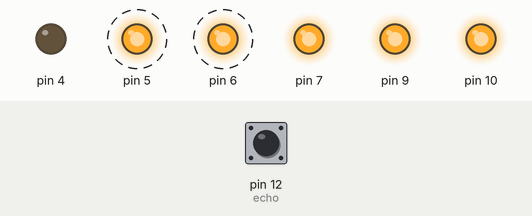
A sketch run on a simulated Arduino Uno, built with avr-gcc and run on an emulated ATmega328P. On the bench: output pins drawn as LEDs (lit = HIGH). Dashed ring = blinking. The inputs (shaded band) are chosen by the test bench; at power-on: pin 12 (echo) LOW. Pins used as bus, display or sensor lines are not drawn.

Above: at 11.0 s.
11.1 s: pin 12 (echo) pulsed HIGH 2 times (0.12 s each, 0.3 s apart)
At 12.4 s:
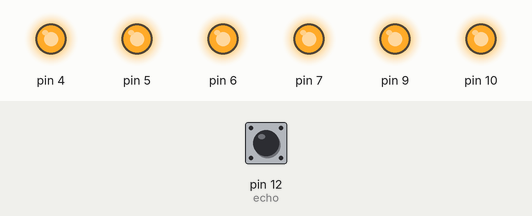
At 17.3 s:
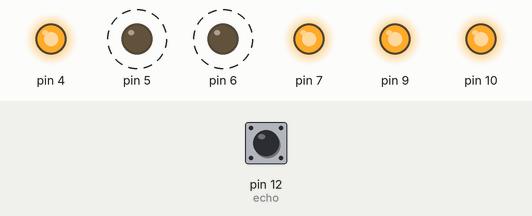
Timing chart, 0 to 24.0 s (numbered marks = the images above; inputs shaded):
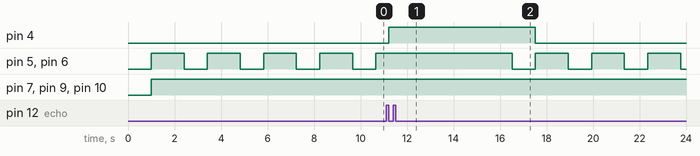

The sketch:

robotti.ino
```cpp
#include "motor.h"//kirjaston käyttöönotto

#define trig 11 //asetetaan vakiot
#define echo 12

motor M1(9, 5, 4);// ykkös moottoria ohjaavat pinnit
motor M2(10, 6, 7, 230 );// 2. moottorin pinnit, nopeuden asetus(230)

void setup() {
  pinMode(echo, INPUT); //Etäisyysmittari sisääntulo
  pinMode(trig, OUTPUT);//Etäisyysmittarin ulostulo
}

void FW(){              //moottoreiden funktiot, Eteen, Taakse, jne.
  M1.FW();M2.FW();
  M1.Start();M2.Start();
}
void Stop(){
  M1.Stop();M2.Stop();
}
void BW(){
  M1.BW();M2.BW();
  M1.Start();M2.Start();
}
void SpinL(){
  M1.BW();M2.FW();
  M1.Start();M2.Start();
}
void SpinR(){
  M1.FW();M2.BW();
  M1.Start();M2.Start();
}
void CRAWL(){              //moottoreiden funktiot, Eteen, Taakse, jne.
  M1.setMotorSpeed(80);M2.setMotorSpeed(80); //asetetaan ryömintänopeus
}

long dists[5]={0}; //luodaan taulukko
int index=0;
bool sendTrig=true;
bool waitForPulse=false;
unsigned long trigTime;
void loop() {
  unsigned long duration=0, distance;
  if(sendTrig){
    digitalWrite(trig,HIGH);          //lähetetään pulssi ja odotetaan-
    trigTime=micros();                //10 microsekuntia
    sendTrig=false;
  }else if((micros()-trigTime)>=10){
    //delayMicroseconds(10);
    waitForPulse=true;
    digitalWrite(trig, LOW);
    dists[index++]=pulseIn(echo, HIGH); //toistuva funktio joka kerää,-
    if(index==5){                       //etäisyyksiä taulukkoon
      index=0; //kun 5 solua on täynnä, lasekminen alkaa alusta
    }
    for(int i=0;i<5;i++){   //tulokset syötetään 0->1->2->3->4 soluihin
      duration += dists[i]; //etäisyysdata lisätään taulukkoon
    }
    distance =((duration/5)*0.034/2); //jaetaan solujen tulos viidellä,-
  } //jotta saadaan keskiarvo ja muutetaan lukema senttimetreiksi

  if (distance > 40){ // jos matka on yli 40cm, auto menee eteenpäin
    FW();                   //
  }else if (distance < 5){  // jos matka on alle 5cm, auto pysähtyy ja vaihtaa-
    Stop();                 // suuntaa
    delay(1000);
    SpinL();
    delay(415);
  }else {              //jos matka on yli 5cm, mutta alle 40cm, auto kulkee-
   CRAWL();            //hitaasti eteenpäin

  }
}
```

motor.cpp
```cpp
#include <Arduino.h>  //kirjastojen käyttöönotto
#include "motor.h"


motor::motor(int pSP, int pEN, int pDIR){   //Konstruktori, vastaa void setuppia
  _pSP = pSP;
  _pEN = pEN;
  _pDIR = pDIR;
  _MaxSpeed = 255; //maksiminopeus 0-255
  pinMode(_pSP, OUTPUT);
  pinMode(_pEN, OUTPUT);
  pinMode(_pDIR, OUTPUT);
}

motor::motor(int pSP, int pEN, int pDIR, char MaxSpeed){ //erotellaan luokka
  _pSP = pSP;
  _pEN = pEN;
  _pDIR = pDIR;
  _MaxSpeed = MaxSpeed;
  pinMode(_pSP, OUTPUT);
  pinMode(_pEN, OUTPUT);
  pinMode(_pDIR, OUTPUT);
}

void motor::FW(){
  digitalWrite(_pDIR, HIGH);
}
void motor::BW(){
  digitalWrite(_pDIR, LOW);
}
void motor::Start(){
  analogWrite(_pSP, _MaxSpeed);
  digitalWrite(_pEN, HIGH);
}
void motor::Stop(){
  digitalWrite(_pEN, LOW);
}
void motor::setMotorSpeed(char s){
  analogWrite(_pEN, s);
}
```

motor.h
```cpp
#ifndef MOTOR_H
#define MOTOR_H
#include <Arduino.h>

class motor //luokka
{
  public:
    motor(int pSP, int pEN, int pDIR);//Konstruktori
    motor(int pSP, int pEN, int pDIR, char MaxSpeed);//Konstruktori
    void FW(); //eteenpäin
    void BW(); //taaksepäin
    void Start();
    void Stop();
    void setMotorSpeed(char s);
  private:
    int _pSP, _pEN, _pDIR; //Nopeus, "käynnistys", Suunta
    char _MaxSpeed; //Maksiminopeus analogWriteä varten
};

#endif
```

Measured:
- after the input at 11.1 s, pin 4: LOW → HIGH after 0.12 s, → LOW 6.3 s later
